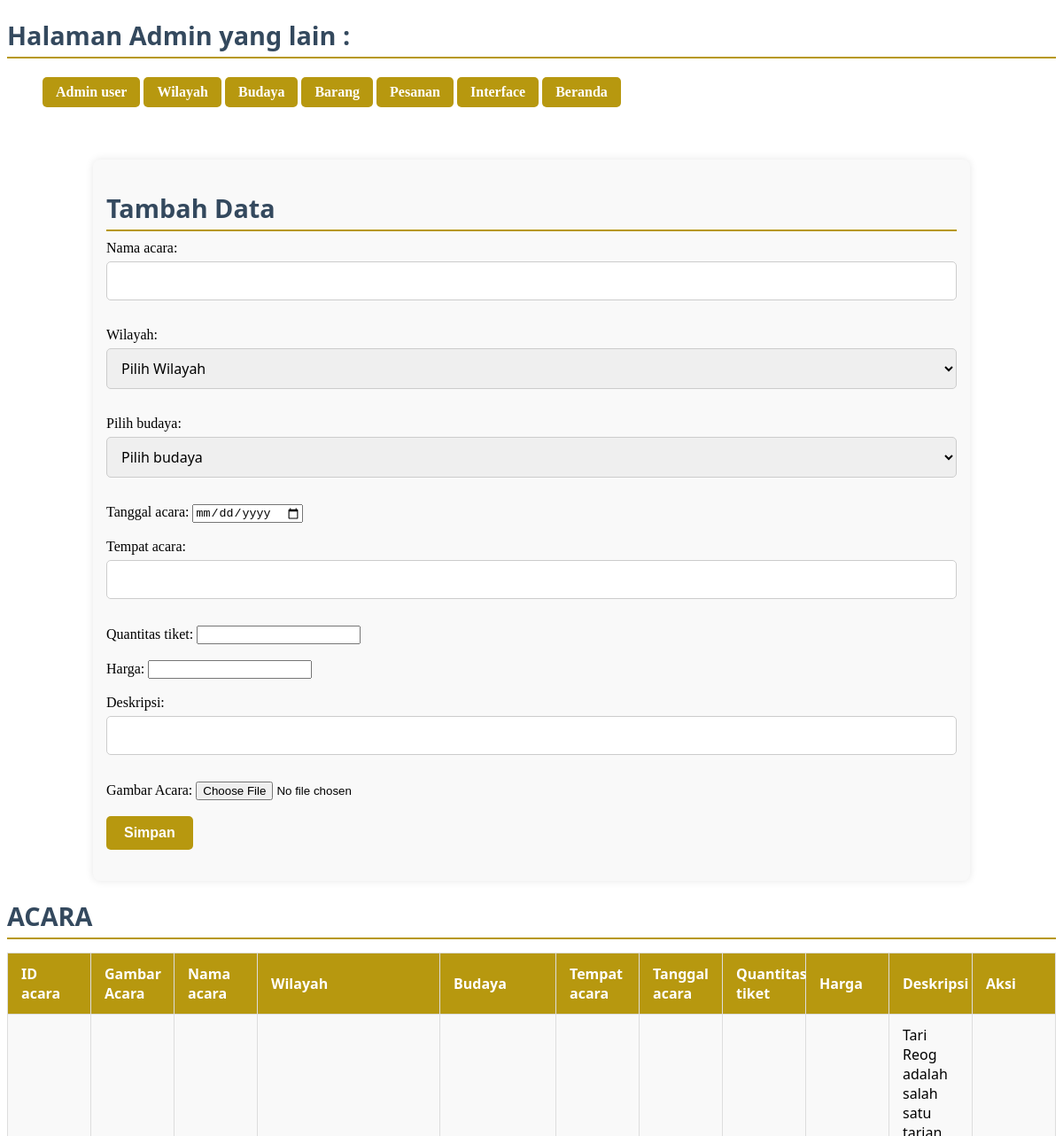
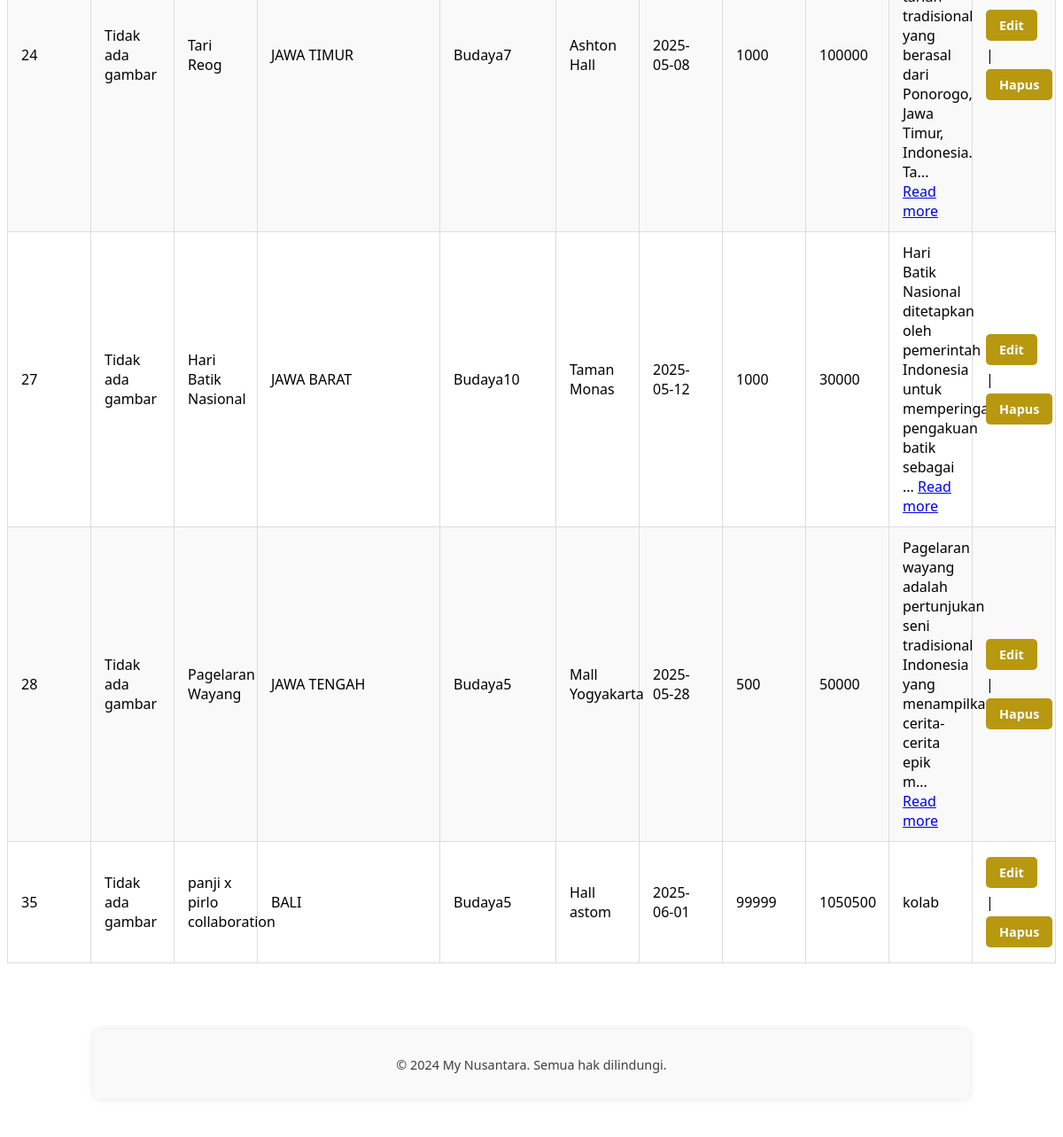
Screenshot of /admin/acara.php with the database file from the repository (2 pictures, top to bottom).
### tables this page shows
CREATE TABLE `acara` (
  `id_wilayah` int(50) NOT NULL,
  `id_acara` int(5) NOT NULL,
  `nama_acara` text NOT NULL,
  `tanggal_acara` date NOT NULL,
  `tempat_acara` text NOT NULL,
  `quantity` int(3) NOT NULL,
  `id_budaya` int(11) NOT NULL,
  `harga` int(100) NOT NULL,
  `deskripsi` text NOT NULL
);

CREATE TABLE `wilayah` (
  `id_wilayah` int(11) NOT NULL,
  `nama_wilayah` text NOT NULL
);

CREATE TABLE `budaya` (
  `nama_budaya` text NOT NULL,
  `id_budaya` int(11) NOT NULL,
  `id_wilayah` int(11) NOT NULL
);

### admin/acara.php (the view, shortened to what this page needs)
<?php
include 'config.php';
?>
<!DOCTYPE html>
<html lang="en">
<head>
    <link rel="stylesheet" href="/MY_NUSANTARA/css/adminfix.css">
</head>
<body>
    <h3 class="admin-subtitle">Halaman Admin yang lain :</h3>
    <ul>
        <a href="admin.php"class="admin-link">Admin user</a>
        <a href="wilayah.php" class="admin-link">Wilayah</a>
        <a href="budaya.php" class="admin-link">Budaya</a>
        <a href="barang.php" class="admin-link">Barang</a>
        <a href="orders.php" class="admin-link">Pesanan</a>
        <a href="explor.php" class="admin-link">Interface</a>
        <a href="/MY_NUSANTARA/beranda/index1.php" class="admin-link">Beranda</a>
    </ul>
    <br>
    <div class="container">
        <h3 class="admin-subtitle">Tambah Data</h3>
        <form method="post" class="admin-form" enctype="multipart/form-data">
            Nama acara: <input type="text" name="nama_acara" required class="admin-input"><br><br>
            Wilayah:
            <select name="id_wilayah" required class="admin-input">
                <option value=""> Pilih Wilayah </option>
            </select><br><br>
            Pilih budaya:
            <select name="id_budaya" required class="admin-input">
                <option value=""> Pilih budaya </option>
            </select><br><br>
            Tanggal acara: <input type="date" name="tanggal_acara" required class="admin-input"><br><br>
            Tempat acara: <input type="text" name="tempat_acara" required class="admin-input"><br><br>
            Quantitas tiket: <input type="number" name="quantity" required class="admin-input"><br><br>
            Harga: <input type="price" name="harga" required class="admin-input"><br><br>
            Deskripsi: <input type="text" name="deskripsi" required class="admin-input"><br><br>
            Gambar Acara: <input type="file" name="gambar_acara" accept="image/*" class="admin-input"><br><br>
            <input type="submit" value="Simpan" class="admin-button">
        </form>
    </div>
<h2 class="admin-subtitle">ACARA</h2>
<table class="admin-table">
    <tr class="admin-table-header">
        <th>ID acara</th>
        <th>Gambar Acara</th>
        <th>Nama acara</th>
        <th>Wilayah</th>
        <th>Budaya</th>
        <th>Tempat acara</th>
        <th>Tanggal acara</th>
        <th>Quantitas tiket</th>
        <th>Harga</th>
        <th>Deskripsi</th>
        <th>Aksi</th>
    </tr>
    <?php
    $sql = "SELECT a.*, w.nama_wilayah, b.nama_budaya
            FROM acara a
            JOIN wilayah w ON a.id_wilayah = w.id_wilayah
            JOIN budaya b ON a.id_budaya = b.id_budaya";
    $result = $conn->query($sql);
    while ($row = $result->fetch_assoc()) {
        $fullDesc = htmlspecialchars($row['deskripsi']);
        $shortDesc = strlen($fullDesc) > 100 ? substr($fullDesc, 0, 100) . '...' : $fullDesc;
        echo "<tr>
            <td>{$row['id_acara']}</td>";
        if (!empty($row['gambar_acara'])) {
            echo "<td><img src='/MY_NUSANTARA/admin/uploads/" . htmlspecialchars($row['gambar_acara']) . "' alt='Gambar Acara' style='max-width: 100px; max-height: 100px;'></td>";
        } else {
            echo "<td>Tidak ada gambar</td>";
        }
        echo "
            <td>{$row['nama_acara']}</td>
            <td>{$row['nama_wilayah']}</td>
            <td>{$row['nama_budaya']}</td>
            <td>{$row['tempat_acara']}</td>
            <td>{$row['tanggal_acara']}</td>
            <td>{$row['quantity']}</td>
            <td>{$row['harga']}</td>
            <td>
                <span class='short-desc'>{$shortDesc}</span>";
        if (strlen($fullDesc) > 100) {
            echo "<span class='full-desc' style='display:none;'>{$fullDesc}</span>
                <a href='javascript:void(0);' class='read-more-link' onclick='toggleDescription(this)'>Read more</a>";
        }
        echo "</td>
            <td class='admin-table-cell'>
                <a href='editA.php?id={$row['id_acara']}' class='admin-link edit-link'>Edit</a> |
                <a href='acara.php?id={$row['id_acara']}' onclick='return confirm(\"Hapus data ini?\")' class='admin-link delete-link'>Hapus</a>
            </td>
        </tr>";
    }
    ?>
</table>
</body>
<footer>
    <div class="container">
        <p>&copy; 2024 My Nusantara. Semua hak dilindungi.</p>
    </div>
</footer>
</html>

### css/adminfix.css (style rules this page uses)
.container { max-width: 960px; margin: 20px auto; padding: 15px; background-color: #f9f9f9; border-radius: 8px; box-shadow: 0 0 10px rgba(0, 0, 0, 0.1); }
.admin-subtitle { font-family: 'Segoe UI', Tahoma, Geneva, Verdana, sans-serif; font-size: 1.8rem; color: #34495e; margin: 20px 0 10px 0; border-bottom: 2px solid #b7980f; padding-bottom: 5px; }
.admin-link { display: inline-block; text-decoration: none; color: #fff; background-color: #b7980f; padding: 8px 15px; border-radius: 5px; font-weight: 600; transition: background-color 0.3s ease; margin: 5px 0; }
.edit-link { background-color: #27ae60; padding: 5px 10px; font-size: 0.9rem; }
.delete-link { background-color: #c0392b; padding: 5px 10px; font-size: 0.9rem; }
.admin-table { width: 100%; table-layout: fixed; border-collapse: collapse; margin-top: 15px; font-family: 'Segoe UI', Tahoma, Geneva, Verdana, sans-serif; }
.admin-table th, .admin-table td { border: 1px solid #ddd; padding: 12px 15px; text-align: left; }
.admin-table-header { background-color: #b7980f; color: white; font-weight: 700; }
.admin-table tr:nth-child(even) { background-color: #f2f2f2; }
form { margin-bottom: 20px; }
input[type="text"], input[type="password"], input[type="email"], textarea, select { width: 100%; padding: 10px 12px; margin: 6px 0 12px 0; border: 1px solid #ccc; border-radius: 5px; box-sizing: border-box; font-size: 1rem; font-family: 'Segoe UI', Tahoma, Geneva, Verdana, sans-serif; transition: border-color 0.3s ease; }
input[type="submit"], button { background-color: #b7980f; color: white; padding: 10px 20px; border: none; border-radius: 5px; cursor: pointer; font-weight: 600; font-size: 1rem; transition: background-color 0.3s ease; }
footer { background-color: #ffffff; color: #3f3f3f; text-align: center; padding: 15px 0; margin-top: 40px; font-family: 'Segoe UI', Tahoma, Geneva, Verdana, sans-serif; font-size: 0.9rem; border-radius: 0 0 8px 8px; }
.admin-table { width: 100%; border-collapse: collapse; margin-top: 15px; font-family: 'Segoe UI', Tahoma, Geneva, Verdana, sans-serif; }
.admin-table tbody tr:nth-child(even) { background-color: #f9f9f9; }
.admin-table th:nth-child(4), .admin-table td:nth-child(4) { width: 175px; word-wrap: break-word; }
.admin-table th:nth-child(5), .admin-table td:nth-child(5) { width: 100px; }

### rows the page displays
acara: id_acara "24", nama_acara "Tari Reog", id_wilayah.nama_wilayah "JAWA TIMUR", id_budaya.nama_budaya "Budaya7", tempat_acara "Ashton Hall", tanggal_acara "2025-05-08", quantity "1000", harga "100000", deskripsi "Tari Reog adalah salah satu tarian tradisional yang berasal dari Ponorogo, Jawa Timur, Indonesia. Ta..."
acara: id_acara "27", nama_acara "Hari Batik Nasional", id_wilayah.nama_wilayah "JAWA BARAT", id_budaya.nama_budaya "Budaya10", tempat_acara "Taman Monas", tanggal_acara "2025-05-12", quantity "1000", harga "30000", deskripsi "Hari Batik Nasional ditetapkan oleh pemerintah Indonesia untuk memperingati pengakuan batik sebagai ..."
acara: id_acara "28", nama_acara "Pagelaran Wayang", id_wilayah.nama_wilayah "JAWA TENGAH", id_budaya.nama_budaya "Budaya5", tempat_acara "Mall Yogyakarta", tanggal_acara "2025-05-28", quantity "500", harga "50000", deskripsi "Pagelaran wayang adalah pertunjukan seni tradisional Indonesia yang menampilkan cerita-cerita epik m..."
acara: id_acara "35", nama_acara "panji x pirlo collaboration", id_wilayah.nama_wilayah "BALI", id_budaya.nama_budaya "Budaya5", tempat_acara "Hall astom", tanggal_acara "2025-06-01", quantity "99999", harga "1050500", deskripsi "kolab"
